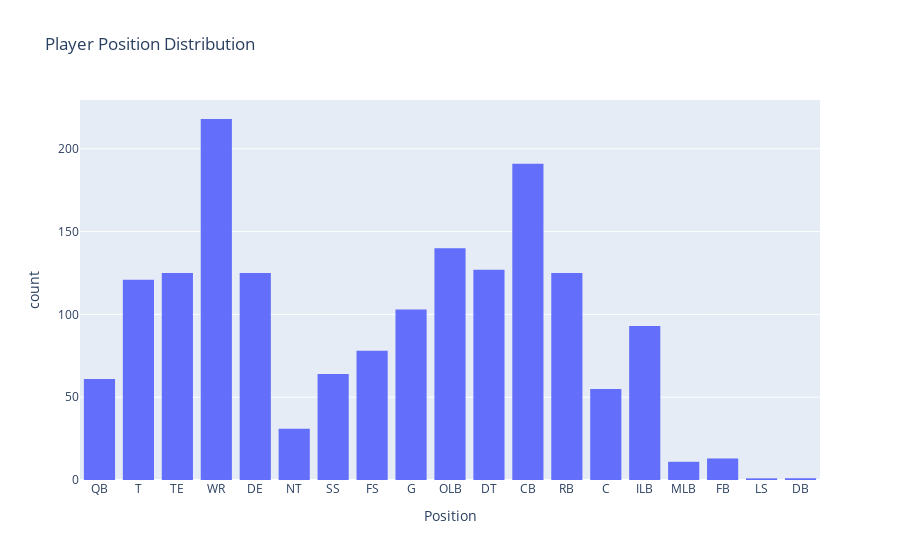

Notebook cell for this chart:
### Code cell
# 创建直方图不同位置的球员数量
fig_position = px.histogram(players_data, x='position', title='Player Position Distribution')
fig_position.update_xaxes(title='Position')
fig_position.show()

### Figure 1 — Plotly figure (JSON) as saved in the notebook; plotly's stock layout.template omitted (floating-point values rounded to 4 significant figures; data arrays with more than 128 entries replaced by an {"elided": "..."} marker saying what was removed)
{"data": [{"alignmentgroup": "True", "bingroup": "x", "hovertemplate": "position=%{x}<br>count=%{y}<extra></extra>", "legendgroup": "", "marker": {"color": "#636efa", "pattern": {"shape": ""}}, "name": "", "offsetgroup": "", "orientation": "v", "showlegend": false, "type": "histogram", "x": {"elided": "1683 str values"}, "xaxis": "x", "yaxis": "y"}], "layout": {"barmode": "relative", "legend": {"tracegroupgap": 0}, "title": {"text": "Player Position Distribution"}, "xaxis": {"anchor": "y", "domain": [0, 1], "title": {"text": "Position"}}, "yaxis": {"anchor": "x", "domain": [0, 1], "title": {"text": "count"}}}}
